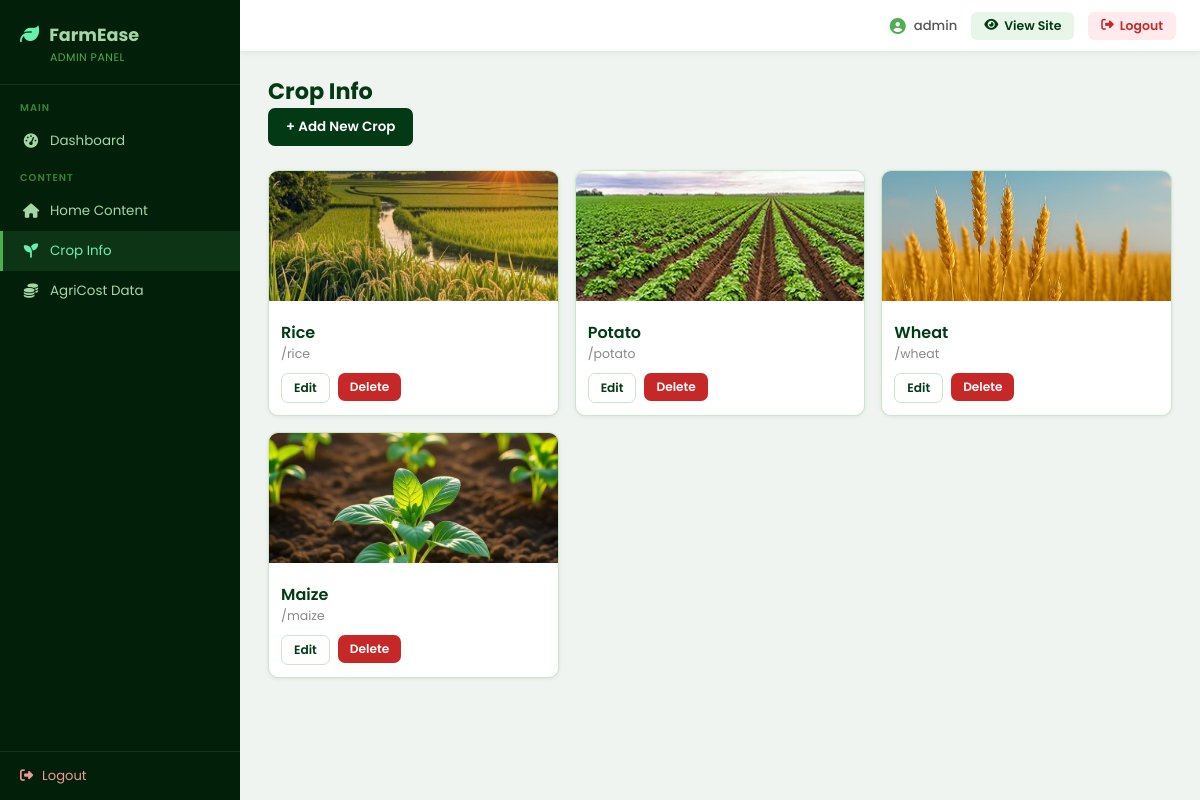
The page /backend/admin/crop-info.php (signed in) on the database as committed earlier.
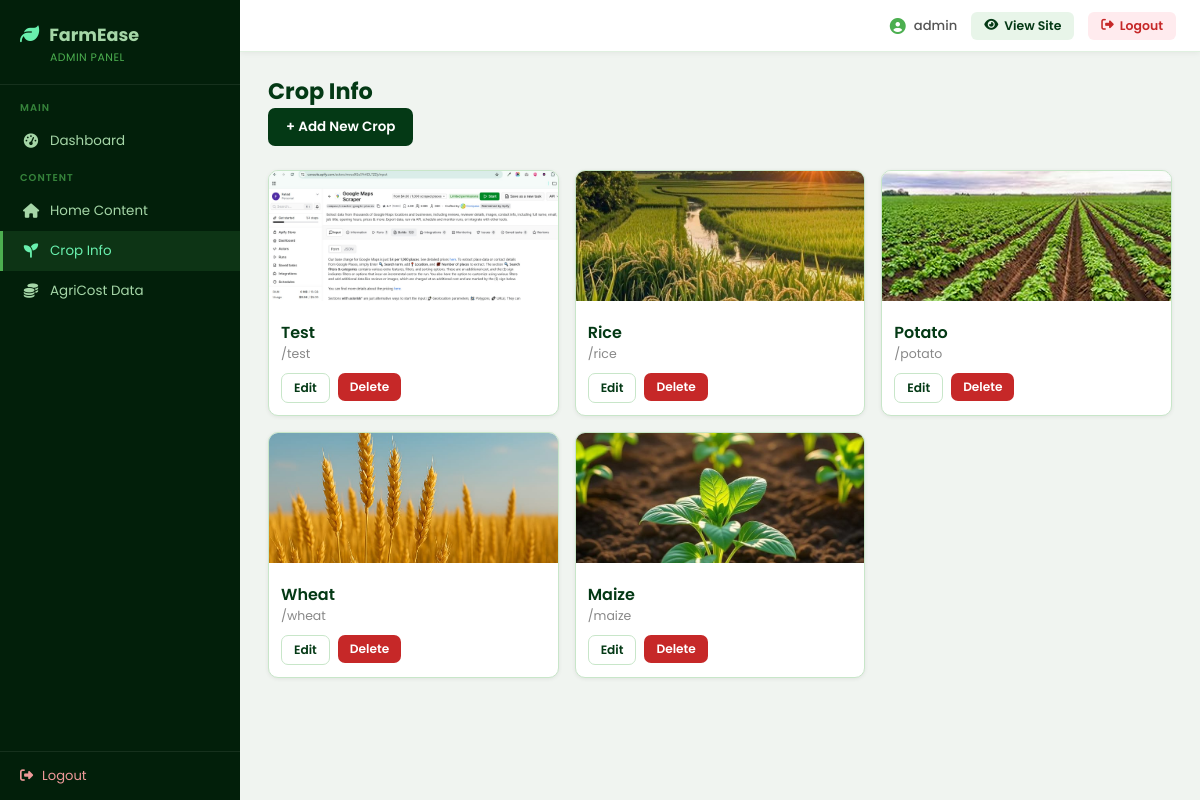
The same page on the database as committed later.
### tables this page shows
CREATE TABLE `crops` (
  `id` int(11) NOT NULL,
  `slug` varchar(50) NOT NULL,
  `name_en` varchar(100) DEFAULT '',
  `name_ur` varchar(100) DEFAULT '',
  `desc_en` text DEFAULT NULL,
  `desc_ur` text DEFAULT NULL,
  `thumbnail` varchar(255) DEFAULT '',
  `video_1` varchar(100) DEFAULT '',
  `video_2` varchar(100) DEFAULT '',
  `video_3` varchar(100) DEFAULT '',
  `video_4` varchar(100) DEFAULT '',
  `sort_order` int(11) DEFAULT 0,
  `images` longtext DEFAULT NULL,
  `sections_en` longtext DEFAULT NULL,
  `sections_ur` longtext DEFAULT NULL
);

### backend/admin/crop-info.php (the view, shortened to what this page needs)
<?php
function imgUrl($path) {
    return str_starts_with($path, 'http') ? $path : '../../frontend/' . $path;
}
global $conn;
$view = $_GET['view'] ?? '';
$msg  = $_GET['msg'] ?? '';
$crop = null;
$allCrops = $conn->query("SELECT * FROM crops ORDER BY sort_order, name_en")->fetch_all(MYSQLI_ASSOC);
?>
<!DOCTYPE html><html lang="en"><head><meta charset="UTF-8"><title>Crop Info</title>
<?php include __DIR__ . '/partials/head-styles.php'; ?>
</head><body>
<div class="layout">
<?php include __DIR__ . '/partials/sidebar.php'; ?>
<main class="content">
<?php if ($view === 'new'): ?>
<div class="page-header">
  <h1>Add New Crop</h1>
  <a href="crop-info.php" class="btn btn-outline">← Back</a>
</div>
<?php if ($msg === 'slug_taken'): ?>
<div class="alert alert-error">⚠ That slug is already taken. Choose a different one.</div>
<?php endif; ?>
<div class="card">
  <form method="POST" enctype="multipart/form-data">
    <input type="hidden" name="_action" value="create">
    <div class="form-grid">
      <div class="form-group">
        <label>Crop Name (English) *</label>
        <input type="text" name="name_en" required placeholder="e.g. Wheat">
      </div>
      <div class="form-group">
        <label>Crop Name (اردو)</label>
        <input type="text" name="name_ur" dir="rtl" placeholder="e.g. گندم">
      </div>
      <div class="form-group">
        <label>Slug (URL key) *</label>
        <input type="text" name="slug" required placeholder="e.g. wheat" id="slugInput">
        <small style="color:#777">Lowercase letters, numbers, hyphens only</small>
      </div>
      <div class="form-group">
        <label>Sort Order</label>
        <input type="number" name="sort_order" value="0">
      </div>
      <div class="form-group">
        <label>Short Description (English)</label>
        <textarea name="desc_en" rows="2" placeholder="e.g. A staple food crop grown in flooded fields, requiring plenty of water"></textarea>
      </div>
      <div class="form-group">
        <label>Short Description (اردو)</label>
        <textarea name="desc_ur" rows="2" dir="rtl" placeholder="مثلاً ایک اہم غذائی فصل جو سیلابی کھیتوں میں اگائی جاتی ہے..."></textarea>
      </div>
    </div>
    <div class="form-group" style="margin-top:12px">
      <label>Thumbnail Image</label>
      <input type="file" name="thumbnail" accept="image/*">
    </div>
    <div class="btn-group" style="margin-top:16px">
      <button type="submit" class="btn btn-primary">Create Crop →</button>
      <a href="crop-info.php" class="btn btn-outline">Cancel</a>
    </div>
  </form>
</div>
<script>
document.querySelector('input[name="name_en"]').addEventListener('input', function(){
  const s = document.getElementById('slugInput');
  if (!s.dataset.manual) s.value = this.value.toLowerCase().replace(/[^a-z0-9]+/g,'-').replace(/^-|-$/g,'');
});
document.getElementById('slugInput').addEventListener('input', function(){ this.dataset.manual = '1'; });
</script>
<?php else: ?>
<div class="page-header">
  <h1>Crop Info</h1>
  <a href="crop-info.php?view=new" class="btn btn-primary">+ Add New Crop</a>
</div>
<div class="crop-list-grid">
  <?php foreach ($allCrops as $c): ?>
  <div class="crop-card">
    <?php if ($c['thumbnail']): ?>
    <img src="<?= htmlspecialchars(imgUrl($c['thumbnail'])) ?>" alt="">
    <?php else: ?>
    <div style="width:100%;height:130px;background:#e8f5e9;display:flex;align-items:center;justify-content:center;color:#a5d6a7;font-size:2.5rem">🌱</div>
    <?php endif; ?>
    <div class="cc-body">
      <div class="cc-name"><?= htmlspecialchars($c['name_en']) ?></div>
      <div class="cc-slug">/<?= htmlspecialchars($c['slug']) ?></div>
      <div class="cc-actions">
        <a href="crop-info.php?view=edit&id=<?= $c['id'] ?>" class="btn btn-outline btn-sm">Edit</a>
        <form method="POST" style="display:inline" onsubmit="return confirm('Delete <?= htmlspecialchars($c['name_en']) ?>?')">
          <button class="btn btn-danger btn-sm">Delete</button>
        </form>
      </div>
    </div>
  </div>
  <?php endforeach; ?>
</div>
<?php endif; ?>
</main></div></body></html>

Rows that differ between the two databases and show on the page:
added crops: thumbnail (picture), name_en "Test", slug "test"
